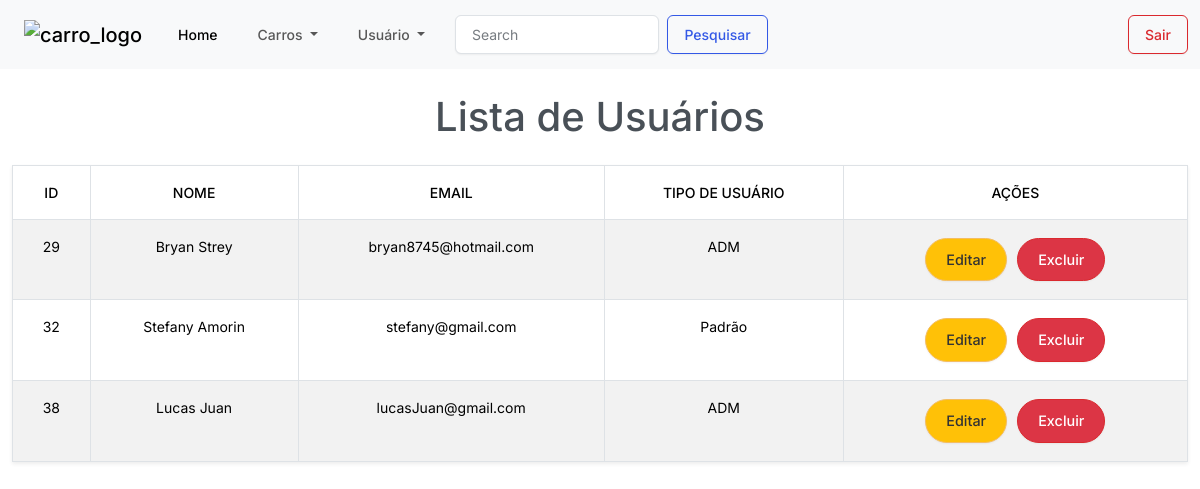
The page /listaUsuarios.php on the database as committed earlier.
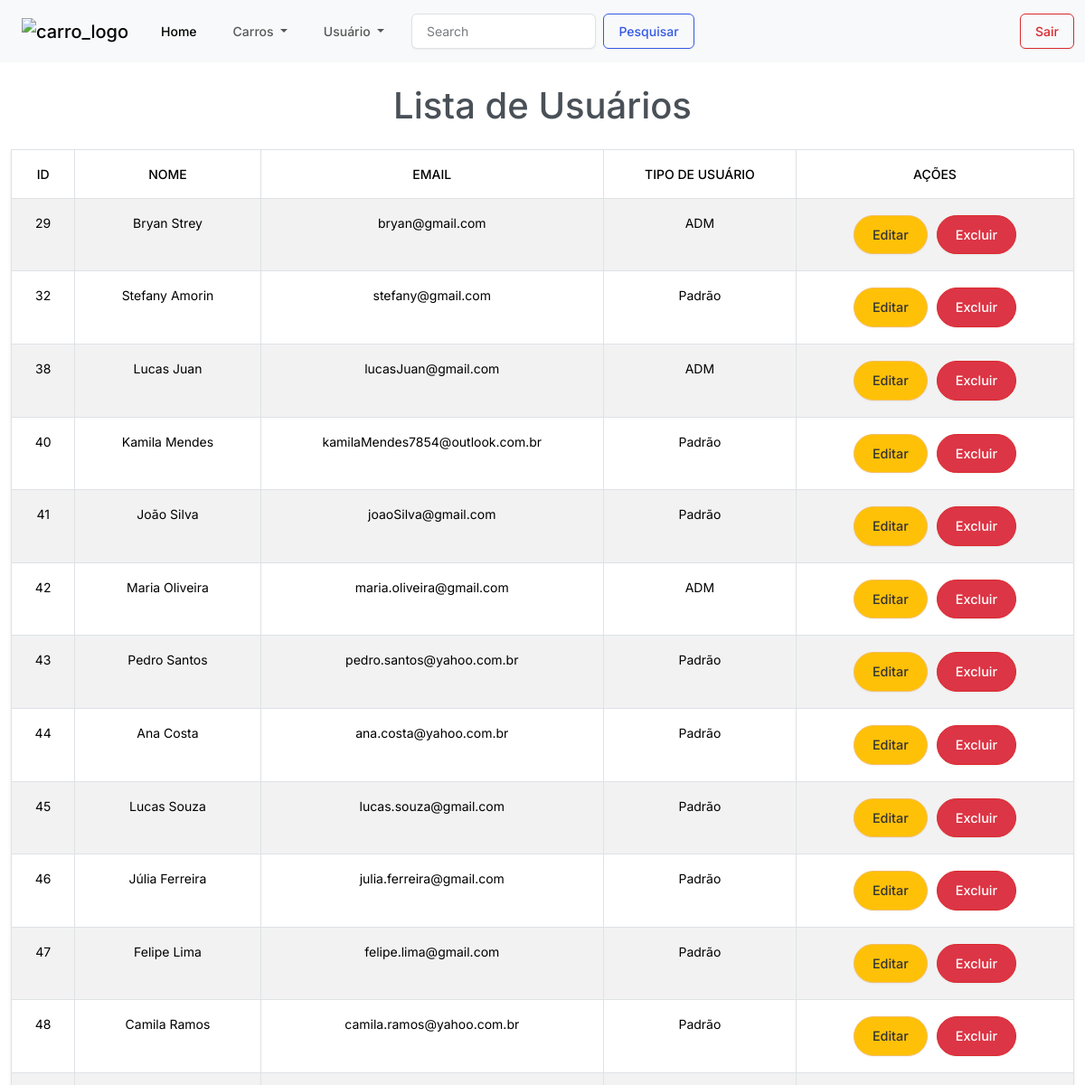
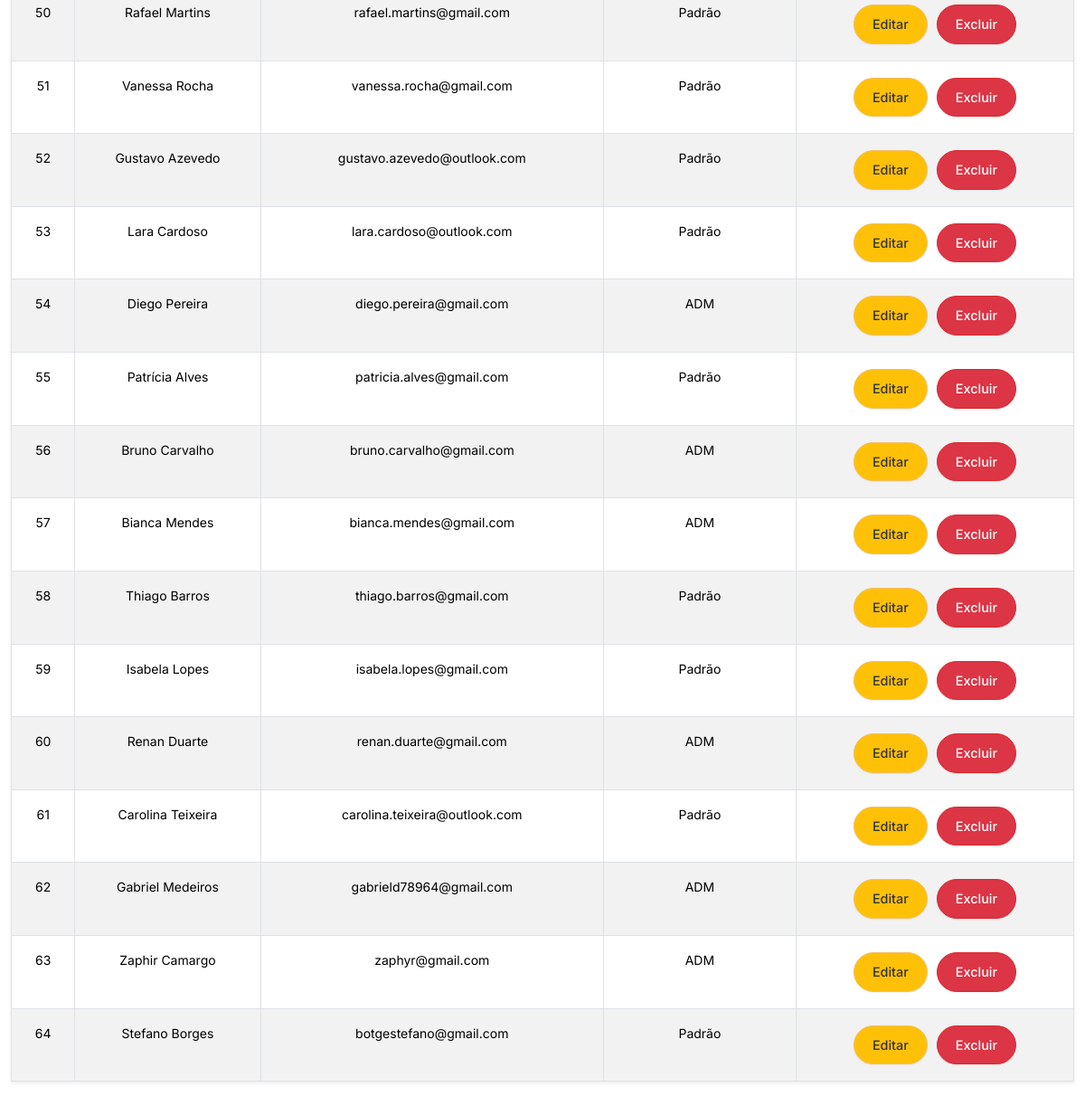
The same page on the database as committed later (2 pictures, top to bottom).
### tables this page shows
CREATE TABLE `usuario` (
  `id` int NOT NULL,
  `nome` varchar(50) NOT NULL,
  `email` varchar(100) NOT NULL,
  `senha` varchar(50) NOT NULL,
  `tipoUsuario` varchar(10) NOT NULL
);

### listaUsuarios.php (the view, shortened to what this page needs)
<?php
include 'conexao.php';
$searchTerm = isset($_POST['search']) ? $_POST['search'] : '';
if ($conn) {
    $stmt = $conn->prepare("SELECT * FROM usuario WHERE nome LIKE ? OR email LIKE ?");
    $searchTerm = "%" . $searchTerm . "%";
    $stmt->bind_param('ss', $searchTerm, $searchTerm);
    $stmt->execute();
    $resultado = $stmt->get_result();
}
?>
<!DOCTYPE html>
<html lang="pt-BR">
<head>
    <link href="https://bootswatch.com/5/zephyr/bootstrap.min.css" rel="stylesheet">
    <link rel="stylesheet" href="src/style/index.css">
    <link rel="stylesheet" href="https://cdn.jsdelivr.net/npm/sweetalert2@11.6.8/dist/sweetalert2.min.css">
</head>
<header class="header">
    <nav class="navbar navbar-expand-lg bg-body-tertiary">
        <div class="container-fluid">
            <a class="navbar-brand" href="paginaInicial.php"><img class="logo" src="img/perfil/car.png" alt="carro_logo"></a>
            <div class="collapse navbar-collapse" id="navbarSupportedContent">
                <ul class="navbar-nav me-auto mb-2 mb-lg-0">
                    <li class="nav-item">
                        <a class="nav-link active" aria-current="page" href="paginaInicial.php">Home</a>
                    </li>
                    <li class="nav-item dropdown">
                        <a class="nav-link dropdown-toggle" role="button" data-bs-toggle="dropdown" aria-expanded="false" id="dropdownMenuLink">
                            Carros
                        </a>
                    </li>
                    <li class="nav-item dropdown">
                        <a class="nav-link dropdown-toggle" role="button" data-bs-toggle="dropdown" aria-expanded="false" id="dropdownMenuLink1">
                            Usuário
                        </a>
                    </li>
                </ul>
                <form class="d-flex" role="search" method="POST" action="listaUsuarios.php">
                    <input class="form-control me-2" type="search" name="search" placeholder="Search" aria-label="Search" style="margin-left:10px">
                    <button class="btn btn-outline-primary" type="submit">Pesquisar</button>
                </form>
                <a class="btn btn-outline-danger" href="login.php">Sair</a>
            </div>
        </div>
    </nav>
</header>
<body>
<div class="container">
    <h1 class="my-4 text-center">Lista de Usuários</h1>
    <?php if ($resultado->num_rows > 0): ?>
    <table class="table table-striped table-hover table-bordered shadow-sm">
        <thead>
        <tr>
            <th>ID</th>
            <th>Nome</th>
            <th>Email</th>
            <th>Tipo de Usuário</th>
            <th>Ações</th>
        </tr>
        </thead>
        <tbody>
        <?php
        while ($row = $resultado->fetch_assoc()) {
            echo "<tr>";
            echo "<td>" . $row['id'] . "</td>";
            echo "<td>" . $row['nome'] . "</td>";
            echo "<td>" . $row['email'] . "</td>";
            echo "<td>" . $row['tipoUsuario'] . "</td>";
            echo "<td>";
            echo "<button class='btn btn-warning btn-editar' data-id='" . $row['id'] . "' data-nome='" . $row['nome'] . "' data-email='" . $row['email'] . "'>Editar</button>";
            echo "<button class='btn btn-danger btn-excluir' data-id='" . $row['id'] . "'>Excluir</button>";
            echo "</td>";
            echo "</tr>";
        }
        ?>
        </tbody>
        <?php else: ?>
            <p class="alert alert-warning">Não há usuários registrados com esse nome ou email.</p>
        <?php endif; ?>
</div>
</body>
</html>

### src/style/index.css (style rules this page uses)
.header { background-color: red; }
.d-flex { margin-right: 35%; }
.container-fluid { margin-left: 1%; }
.logo { height: 40px; width: 40px; }
table { margin-top: 20px; font-size: 0.9rem; width: 100%; }
th, td { padding: 8px; text-align: center; }
th { background-color: #007bff; color: white; }
td { background-color: #f9f9f9; }
tbody tr:nth-child(even) { background-color: #f2f2f2; }
.btn-editar, .btn-excluir { margin: 2px 5px; font-size: 0.8rem; }
.container { max-width: 900px; margin: 0 auto; }
.btn-editar, .btn-excluir { padding: 10px 20px; font-size: 0.9rem; border-radius: 25px; text-decoration: none; display: inline-block; transition: transform 0.3s ease, background-color 0.3s ease; }
.btn-editar { background-color: #ffc107; color: #333; }
.btn-excluir { background-color: #dc3545; color: white; }
.container { max-width: 1200px; margin: 0 auto; }

Rows that differ between the two databases and show on the page:
changed usuario "Bryan Strey": email "bryan8745@hotmail.com" → "bryan@gmail.com"
added usuario: id "40", nome "Kamila Mendes", email "kamilaMendes7854@outlook.com.br", tipoUsuario "Padrão"
added usuario: id "41", nome "João Silva", email "joaoSilva@gmail.com", tipoUsuario "Padrão"
added usuario: id "42", nome "Maria Oliveira", email "maria.oliveira@gmail.com", tipoUsuario "ADM"
added usuario: id "43", nome "Pedro Santos", email "pedro.santos@yahoo.com.br", tipoUsuario "Padrão"
added usuario: id "44", nome "Ana Costa", email "ana.costa@yahoo.com.br", tipoUsuario "Padrão"
added usuario: id "45", nome "Lucas Souza", email "lucas.souza@gmail.com", tipoUsuario "Padrão"
added usuario: id "46", nome "Júlia Ferreira", email "julia.ferreira@gmail.com", tipoUsuario "Padrão"
added usuario: id "47", nome "Felipe Lima", email "felipe.lima@gmail.com", tipoUsuario "Padrão"
added usuario: id "48", nome "Camila Ramos", email "camila.ramos@yahoo.com.br", tipoUsuario "Padrão"
added usuario: id "50", nome "Rafael Martins", email "rafael.martins@gmail.com", tipoUsuario "Padrão"
added usuario: id "51", nome "Vanessa Rocha", email "vanessa.rocha@gmail.com", tipoUsuario "Padrão"
added usuario: id "52", nome "Gustavo Azevedo", email "gustavo.azevedo@outlook.com", tipoUsuario "Padrão"
added usuario: id "53", nome "Lara Cardoso", email "lara.cardoso@outlook.com", tipoUsuario "Padrão"
added usuario: id "54", nome "Diego Pereira", email "diego.pereira@gmail.com", tipoUsuario "ADM"
added usuario: id "55", nome "Patrícia Alves", email "patricia.alves@gmail.com", tipoUsuario "Padrão"
added usuario: id "56", nome "Bruno Carvalho", email "bruno.carvalho@gmail.com", tipoUsuario "ADM"
added usuario: id "57", nome "Bianca Mendes", email "bianca.mendes@gmail.com", tipoUsuario "ADM"
added usuario: id "58", nome "Thiago Barros", email "thiago.barros@gmail.com", tipoUsuario "Padrão"
added usuario: id "59", nome "Isabela Lopes", email "isabela.lopes@gmail.com", tipoUsuario "Padrão"
added usuario: id "60", nome "Renan Duarte", email "renan.duarte@gmail.com", tipoUsuario "ADM"
added usuario: id "61", nome "Carolina Teixeira", email "carolina.teixeira@outlook.com", tipoUsuario "Padrão"
added usuario: id "62", nome "Gabriel Medeiros", email "gabrield78964@gmail.com", tipoUsuario "ADM"
added usuario: id "63", nome "Zaphir Camargo", email "zaphyr@gmail.com", tipoUsuario "ADM"
added usuario: id "64", nome "Stefano Borges", email "botgestefano@gmail.com", tipoUsuario "Padrão"
